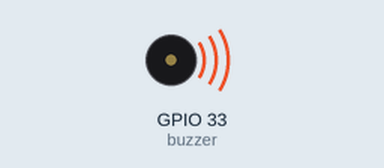
The sketch below on a simulated ESP32. Parts: buzzer (waves = sounding). What the sketch prints to the serial monitor is not drawn.

Above: at 2.5 s.
Timing chart, 0 to 8.9 s (numbered marks = the images above):
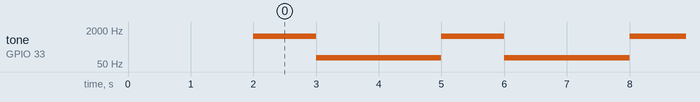

Measured:
- by itself, tone on GPIO 33 (buzzer): alternates 1000 Hz for 1.0 s and 100 Hz for 2.0 s

The sketch:

Buzzer_draft.ino
```cpp
const int buzzer = 33;

void setup() {
  // put your setup code here, to run once:
  pinMode(buzzer, OUTPUT);
  Serial.begin(115200);
  delay(2000);
  Serial.print("ESP32 started");
}

void loop() {
  // put your main code here, to run repeatedly:
 tone(buzzer, 1000); //1kHz
 Serial.print("Buzzzzin");
 delay(1000); //1 sec
 tone(buzzer, 100);
 Serial.print("Buzzzzin");
 delay(2000);
}
```
